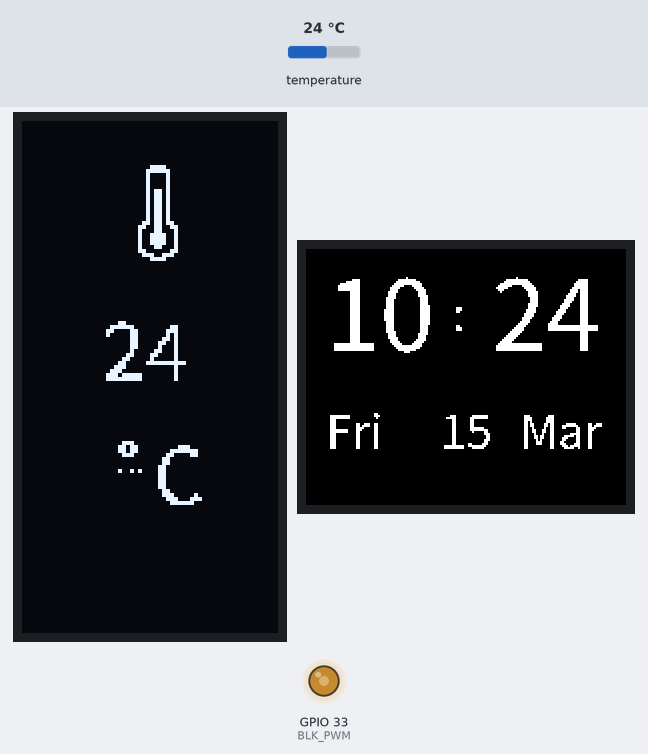
This sketch was run on a simulated ESP32. On the bench: 64×128 one-colour display, 160×128 colour display, output pins drawn as LEDs (lit = HIGH). The test bench sets the inputs (shaded band); at power-on: temperature 24 °C. The local clock reads 2024-03-15 10:24:30 at power-on unless the sketch sets it; what the sketch prints to the serial monitor is not drawn.

Above: at 2.2 s.
2.3 s: temperature set to 12 °C
At 4.0 s:
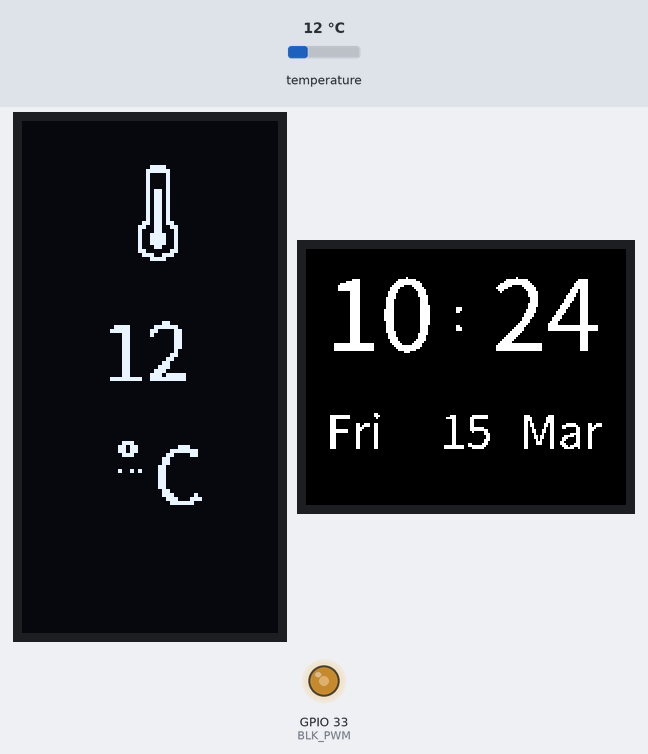
4.3 s: temperature set to 19 °C
At 5.7 s:
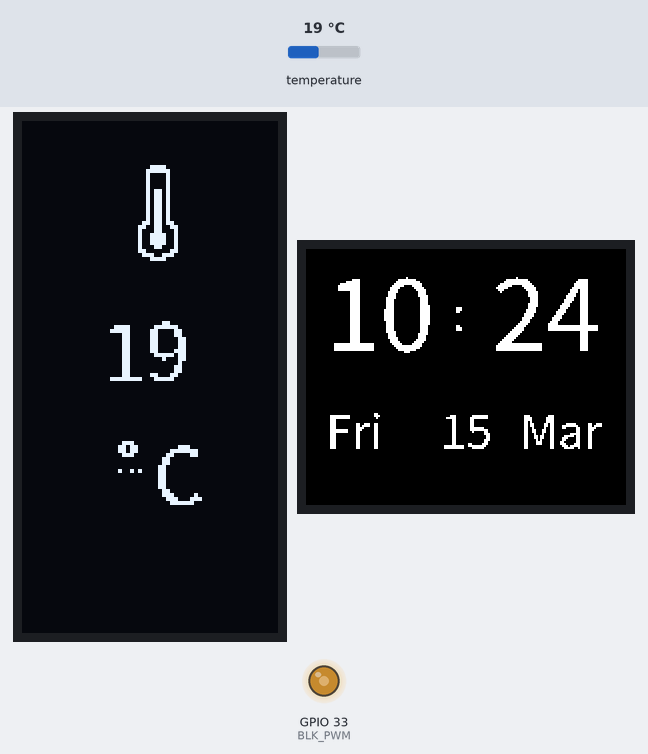
6.3 s: temperature set to 28 °C
At 7.2 s:
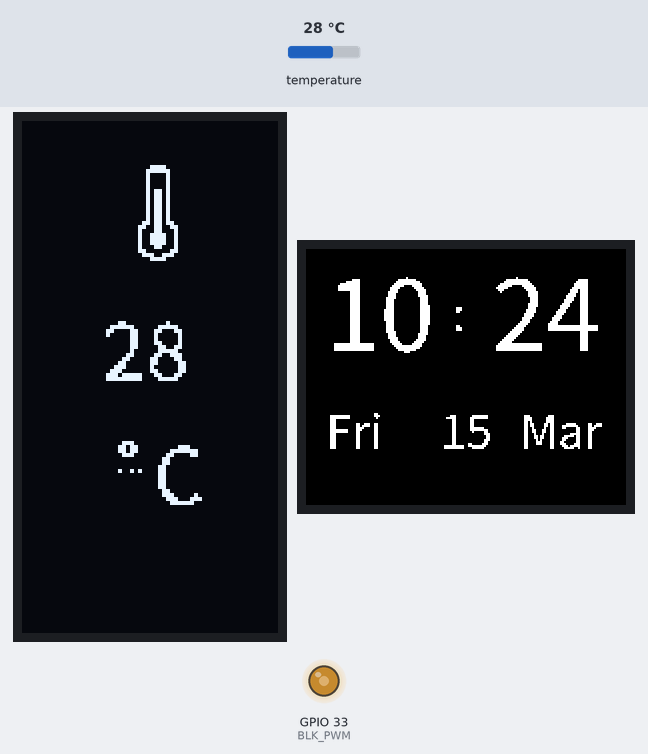
Timing chart, 0 to 9.3 s (numbered marks = the images above; inputs shaded):
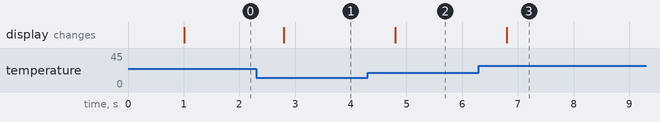

The sketch:

table-clock.ino
```cpp
// Include the dependencies
#include <OneWire.h>
#include <DallasTemperature.h>
#include <Wire.h>
#include <SPI.h>
#include "RTClib.h"
#include <Adafruit_GFX.h>
#include <Adafruit_SSD1306.h>
#include <Adafruit_ST7735.h>
#include "fonts/NotoSansJP_Regular10pt7b.h"
#include "fonts/NotoSansJP_Regular25pt7b.h"
#include "fonts/NotoSansJP_Regular12pt7b.h"
#include "icons/temperature.h"

// Define the pins
#define ONE_WIRE_BUS 17  // For temperature sensor
#define TFT_CS 5
#define TFT_RST 4
#define TFT_DC 2
#define BLK_PWM 33  // For backlight, use PWM to adjust brightness

// Define the constants
#define SCREEN_WIDTH 128  // OLED display width, in pixels
#define SCREEN_HEIGHT 64  // OLED display height, in pixels

// Declaration for an SSD1306 display connected to I2C (SDA, SCL pins)
#define OLED_RESET -1  // Reset pin # (or -1 if sharing Arduino reset pin)
Adafruit_SSD1306 display(SCREEN_WIDTH, SCREEN_HEIGHT, &Wire, OLED_RESET);

// Create an instance of the ST7735 class
Adafruit_ST7735 tft = Adafruit_ST7735(TFT_CS, TFT_DC, TFT_RST);

// Init a RTC instance
RTC_DS1307 rtc;
char daysOfTheWeek[7][4] = { "Sun", "Mon", "Tue", "Wed", "Thu", "Fri", "Sat" };
char months[12][4] = { "Jan", "Feb", "Mar", "Apr", "May", "Jun", "Jul", "Aug", "Sep", "Oct", "Nov", "Dec" };

// Setup a oneWire instance to communicate with any OneWire devices
OneWire oneWire(ONE_WIRE_BUS);

// Pass our oneWire reference to Dallas Temperature sensor
DallasTemperature temperature(&oneWire);

// Variables for tracking of time
unsigned long currentMillis = 0;
unsigned long prevUpdateMillis = 0;
unsigned long prevTempCMillis = 0;

// Variables for displaying
int hour_int = 0;
int minute_int = 0;
int second_int = 0;

char hour_buffer[3];
char minute_buffer[3];

int day_int = 0;
int month_int = 0;
int year_int = 0;
int weekday_int = 0;

const uint8_t degreeSymbol[] PROGMEM = {
  0x1C,  // ....####  (top row)
  0x36,  // ...##..## (second row)
  0x36,  // ...##..## (third row)
  0x1C,  // ....####  (fourth row)
  0x00,  // ........  (empty rows)
  0x00,  // ........
  0x00   // ........
};

// display = SSD1306
// tft = ST7735

void displayTime() {
  // Clear the screen with a color
  tft.fillScreen(ST77XX_BLACK);

  // Get the current time from the RTC
  DateTime now = rtc.now();

  // Get date and time in integers
  hour_int = now.hour();
  minute_int = now.minute();
  second_int = now.second();

  day_int = now.day();
  month_int = now.month() - 1;  // Starting from 0, which is January
  year_int = now.year();
  weekday_int = now.dayOfTheWeek();  // Starting from 0, which is Sunday

  if (hour_int == 22 && minute_int == 30){ // Dim at 22:30 pm
    ledcWrite(1, 25);  // Set brightness (0-255, 25 = 10%)
  }
  else if (hour_int == 6 && minute_int == 0){ // Bright up at 6:00 am
    ledcWrite(1, 128);  // Set brightness (0-255, 128 = 50%)
  }

  //
  // Display the data into ST7735
  //

  // Display hour
  tft.setFont(&NotoSansJP_Regular25pt7b);

  sprintf(hour_buffer, "%02d", hour_int);
  tft.setCursor(10, 50);
  tft.print(hour_buffer);

  // Display minute
  sprintf(minute_buffer, "%02d", minute_int);
  tft.setCursor(93, 50);
  tft.print(minute_buffer);

  // Display colon
  tft.setFont(&NotoSansJP_Regular12pt7b);

  tft.setCursor(73, 40);
  tft.print(":");

  // Display day of the week
  tft.setCursor(10, 99);
  tft.print(daysOfTheWeek[weekday_int]);

  // Display date
  if (day_int < 10){
    tft.setCursor(75, 99);
  }
  else{
    tft.setCursor(67, 99);
  }
  tft.print(day_int);

  // Display month
  tft.setCursor(107, 99);
  tft.print(months[month_int]);

  //
  // The lines below are for debugging
  //

  // Getting each time field in individual variables
  // And adding a leading zero when needed;
  String yearStr = String(now.year(), DEC);
  String monthStr = (now.month() < 10 ? "0" : "") + String(now.month(), DEC);
  String dayStr = (now.day() < 10 ? "0" : "") + String(now.day(), DEC);
  String hourStr = (now.hour() < 10 ? "0" : "") + String(now.hour(), DEC);
  String minuteStr = (now.minute() < 10 ? "0" : "") + String(now.minute(), DEC);
  String secondStr = (now.second() < 10 ? "0" : "") + String(now.second(), DEC);
  String dayOfWeek = daysOfTheWeek[now.dayOfTheWeek()];

  // Complete time string
  String formattedTime = dayOfWeek + ", " + yearStr + "-" + monthStr + "-" + dayStr + " " + hourStr + ":" + minuteStr + ":" + secondStr;

  // Print the complete formatted time
  Serial.println(formattedTime);

}

void displayTempC(){
  // Clear previous display
  display.clearDisplay();

  // Get the temperature in Celsius
  temperature.requestTemperatures();
  float temp_c_float = temperature.getTempCByIndex(0);
  int temp_c = int(round(temp_c_float));

  //
  // Display the data into SSD1306
  //

  // Display temperature
  display.drawBitmap(22, 11, temperature_bitmap, 24, 24, WHITE);

  display.setFont(&NotoSansJP_Regular10pt7b);
  display.setCursor(20, 64);
  display.printf("%02d", temp_c);  // Print temp C with leading zero

  display.drawBitmap(22, 80, degreeSymbol, 8, 8, WHITE);  // Degree symbol
  display.setCursor(33, 95);
  display.print("C");  // Print letter C

  // Show everything on screen
  display.display();
}

void setup() {
  // put your setup code here, to run once:
  Serial.begin(115200);
  Serial.println("Hello, ESP32!");

  // Config the RTC
  if (!rtc.begin()) {
    Serial.println("Couldn't find RTC");
    Serial.flush();
    while (1) delay(10);
  }

  if (!rtc.isrunning()) {
    Serial.println("RTC is NOT running, let's set the time!");
    // When time needs to be set on a new device, or after a power loss, the
    // following line sets the RTC to the date & time this sketch was compiled
    // rtc.adjust(DateTime(F(__DATE__), F(__TIME__)));
    // This line sets the RTC with an explicit date & time, for example to set
    // January 21, 2014 at 3am you would call:
    //rtc.adjust(DateTime(2014, 1, 21, 3, 0, 0));
  }
  // rtc.adjust(DateTime(F(__DATE__), F(__TIME__)));

  // Init the Dallas Temperature
  temperature.begin();

  // SSD1306_SWITCHCAPVCC = generate display voltage from 3.3V internally
  if (!display.begin(SSD1306_SWITCHCAPVCC, 0x3C)) {  // default I2C address for SSD1306
    Serial.println(F("SSD1306 allocation failed"));
    for (;;)
      ;  // Don't proceed, loop forever
  }

  // Set the displayed content rotated 90deg clockwise
  display.setRotation(1);
  display.setTextColor(WHITE);
  display.setTextSize(1);

  // Initialize the display for ST7735
  tft.initR(INITR_BLACKTAB);  // For 1.8" displays
  tft.setRotation(1);         // Adjust orientation to 90deg clockwise
  tft.setTextColor(ST77XX_WHITE);
  tft.setTextSize(1);

  // Set brightness for ST7735
  ledcAttachPin(BLK_PWM, 1); // Attach pin to PWM channel 1
  ledcSetup(1, 5000, 8);  // 5kHz frequency, 8-bit resolution
  ledcWrite(1, 128);  // Set brightness (0-255, 128 = 50%)

  // Start displaying
  displayTime();
  displayTempC();
}


void loop() {
  // Check if a period has passed
  currentMillis = millis();

  // Update time every 1 min
  if (currentMillis - prevUpdateMillis >= 60000) {
    prevUpdateMillis = currentMillis;

    displayTime();
  }

  // Update TempC every 1 sec
  if (currentMillis - prevTempCMillis >= 1000) {
    prevTempCMillis = currentMillis;

    displayTempC();
  }
}

// References:
// [1] https://lastminuteengineers.com/tm1637-arduino-tutorial/
// [2] https://www.electronicwings.com/esp32/esp32-wi-fi-basics-getting-started
// [3] https://randomnerdtutorials.com/esp32-ntp-client-date-time-arduino-ide/
// [4] https://github.com/arduino-libraries/NTPClient
// [5] https://esp32io.com/tutorials/esp32-button
// [6] https://bytesim.com/blogs/esim/how-to-improve-wifi-signal-strength
// [7] https://lastminuteengineers.com/esp32-ntp-server-date-time-tutorial/
// [8] https://www.geeksforgeeks.org/time-h-header-file-in-c-with-examples/
// [9] https://www.upesy.com/blogs/tutorials/how-to-use-gpio-pins-of-esp32-with-arduino?srsltid=AfmBOorA66QR6KnZLyeLmbsXRWgIx_rGInB9UIDc2FU-AX1Tg714yGDv
// [10] https://randomnerdtutorials.com/guide-for-ds18b20-temperature-sensor-with-arduino/
// [11] https://randomnerdtutorials.com/esp32-ds1307-real-time-clock-rtc-arduino/
// [12] https://randomnerdtutorials.com/esp32-flash-memory/
// [13] https://randomnerdtutorials.com/esp32-pinout-reference-gpios/
// [14] https://randomnerdtutorials.com/esp32-ssd1306-oled-display-arduino-ide/
// [15] https://simple-circuit.com/arduino-ds1307-ssd1306-oled/
// [16] https://www.teachmemicro.com/using-the-1-77-st7735-tft-lcd-with-esp32/
```

temperature.h
```cpp
const unsigned char temperature_bitmap[] PROGMEM = {
	// 'temperature', 24x24px
	0x00, 0x3c, 0x00, 0x00, 0x7e, 0x00, 0x00, 0x42, 0x00, 0x00, 0x42, 0x00, 0x00, 0x42, 0x00, 0x00,
	0x42, 0x00, 0x00, 0x5a, 0x00, 0x00, 0x5a, 0x00, 0x00, 0x5a, 0x00, 0x00, 0x5a, 0x00, 0x00, 0x5a,
	0x00, 0x00, 0x5a, 0x00, 0x00, 0x5a, 0x00, 0x00, 0x5a, 0x00, 0x00, 0xdb, 0x00, 0x01, 0x99, 0x80,
	0x01, 0x18, 0x80, 0x01, 0x3c, 0x80, 0x01, 0x3c, 0x80, 0x01, 0x3c, 0x80, 0x01, 0x18, 0x80, 0x01,
	0x81, 0x80, 0x00, 0xe7, 0x00, 0x00, 0x3c, 0x00
};
```

Source omitted: egular10pt7b.h (data table, 13717 bytes), egular12pt7b.h (data table, 17609 bytes), egular25pt7b.h (data table, 57291 bytes)

Measured:
- after the input at 2.3 s, the display: changes after 0.50 s (image 1)
- after the input at 4.3 s, the display: changes after 0.50 s (image 2)
- after the input at 6.3 s, the display: changes after 0.50 s (image 3)
